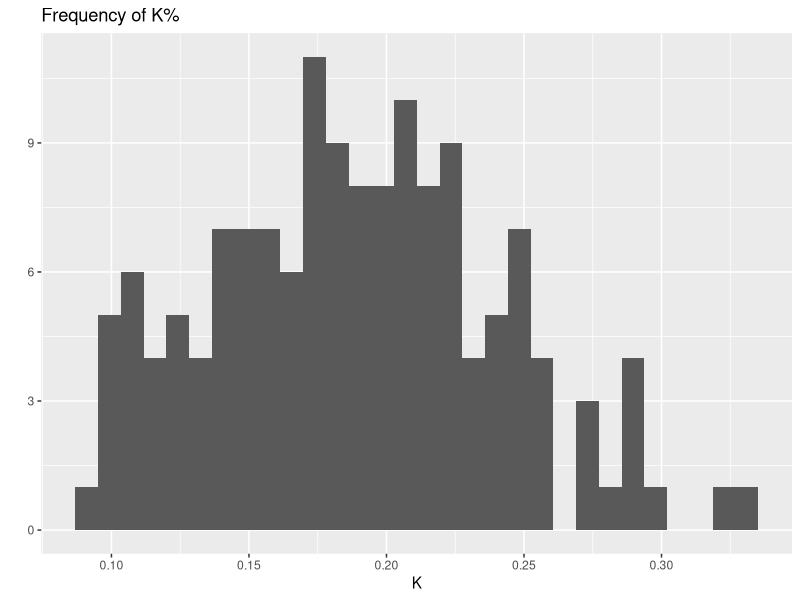
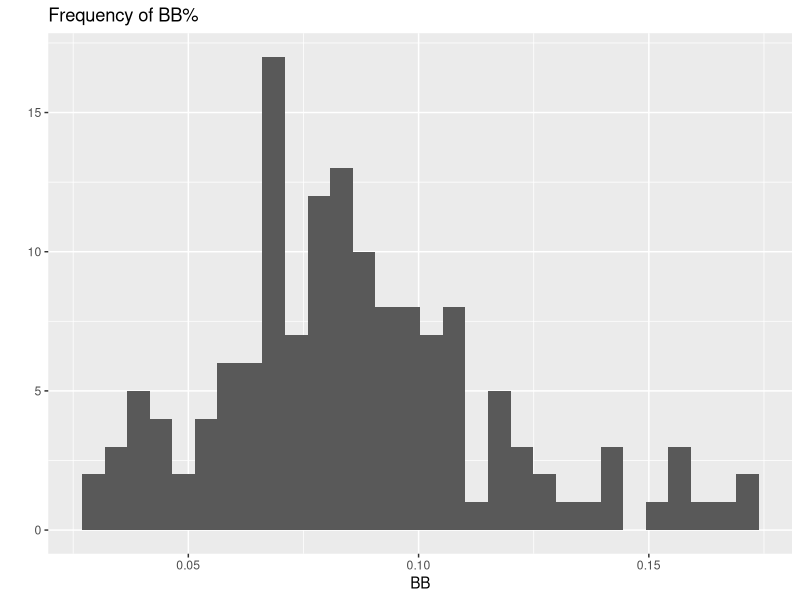
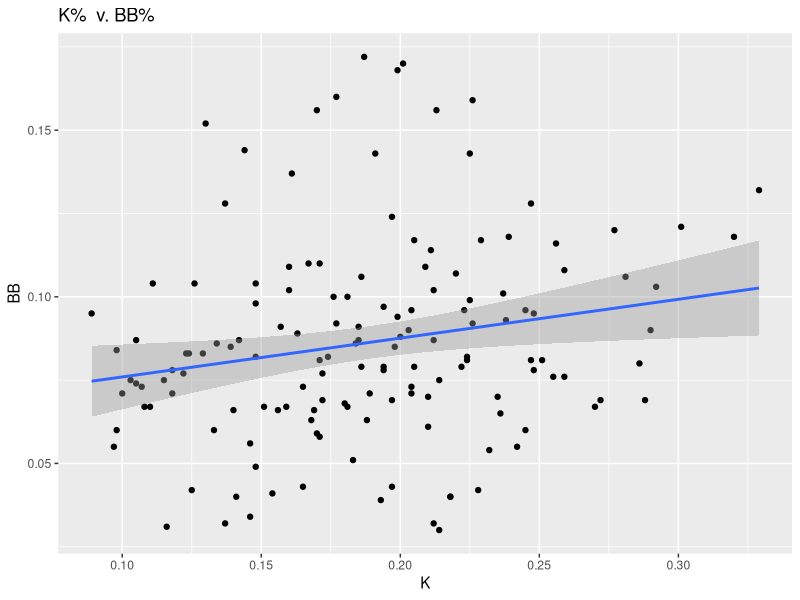
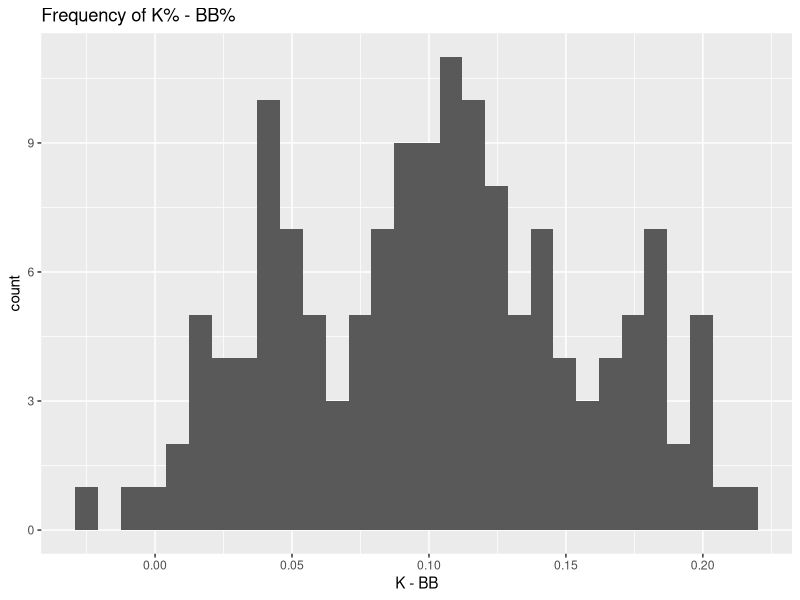
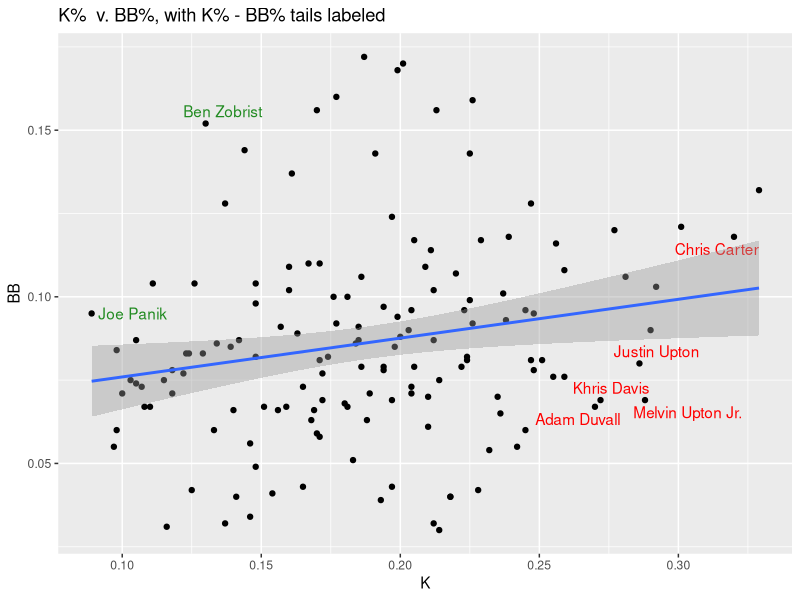
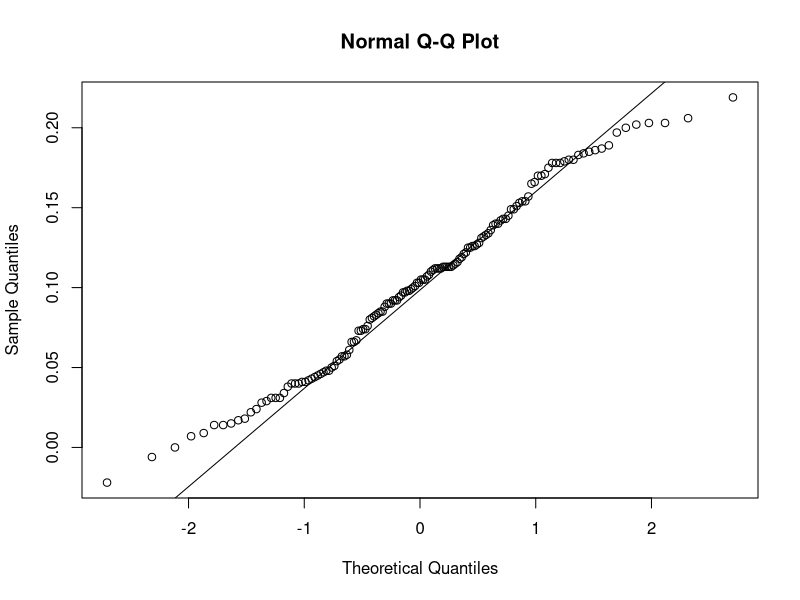
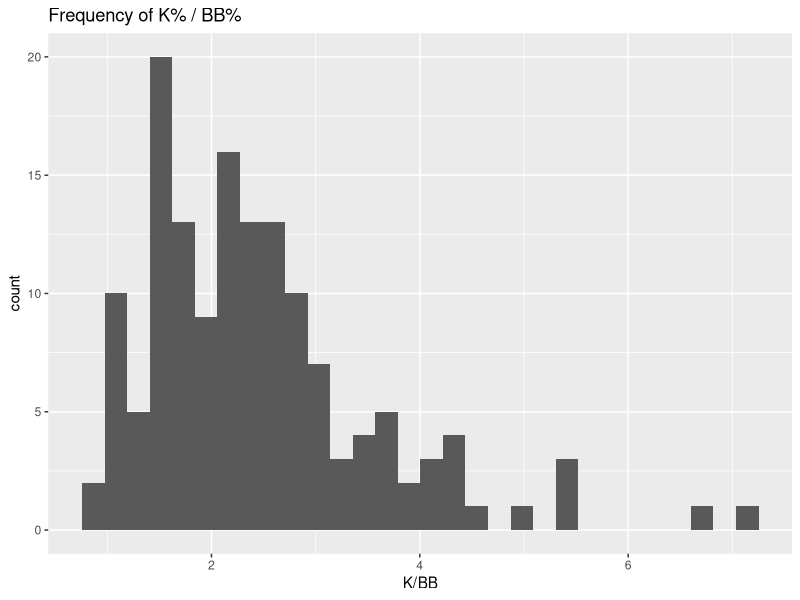
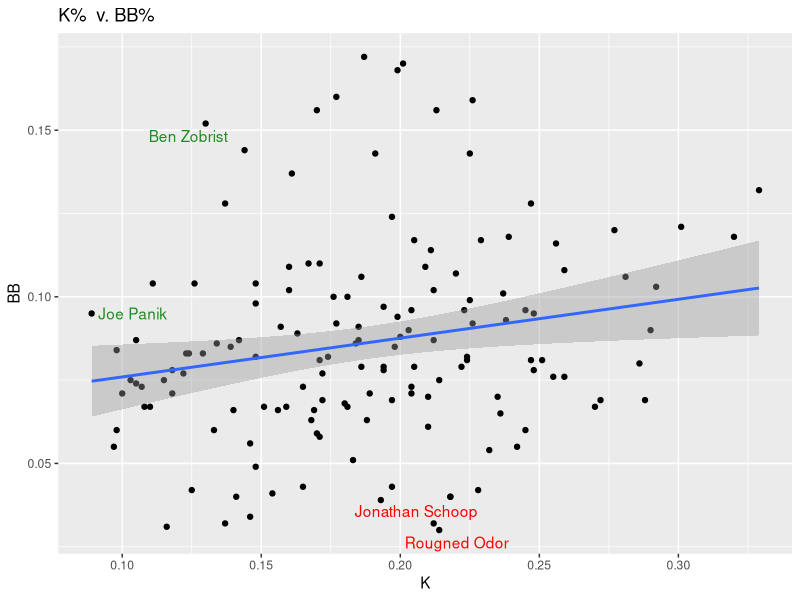

Generate these figures, in order, with R:
install.packages("ggplot2")
install.packages("GGally")
install.packages("ggrepel")
library(ggplot2)
library(GGally)
library(ggrepel)

install.packages("readxl")
library(readxl)

# colors
green = "#228B22"

plate.discipline.data = read_excel("discipline.xlsx")
attach(plate.discipline.data)

al.teams = c("Angels", "Astros", "Rangers", "Athletics", "Mariners",
             "Indians", "White Sox", "Tigers", "Twins", "Royals",
             "Yankees", "Red Sox", "Rays", "Blue Jays", "Orioles")

nl.teams = c("Dodgers", "Rockies", "Padres", "Giants", "Diamondbacks",
             "Cubs", "Cardinals", "Brewers", "Reds", "Pirates",
             "Nationals", "Mets", "Marlins", "Phillies", "Braves")


##### K and BB #####

# K hist
qplot(K, main = "Frequency of K%")
summary(K)

# BB hist
qplot(BB, main = "Frequency of BB%")
summary(BB)

# (K, BB) plot with linear regression line
qplot(K, BB, main = "K%  v. BB%") +
  geom_smooth(method=lm)

k.bb.reg = lm(BB~K)
summary(k.bb.reg)


# Compare by subtraction
ggplot(plate.discipline.data, aes(x = K - BB)) +
  geom_histogram() +
  ggtitle("Frequency of K% - BB%")

qplot(K, BB, main = "K%  v. BB%, with K% - BB% tails labeled") +
  geom_text_repel(aes(label=ifelse((K - BB)>0.20,as.character(Name),'')), color="red") +
  geom_text_repel(aes(label=ifelse((K - BB)<0.00,as.character(Name),'')), color=green) + 
  geom_smooth(method=lm)

k.bb.m.high = ifelse((K - BB)>0.20,as.character(Name),'')
k.bb.m.low = ifelse((K - BB)<0.00,as.character(Name),'')


qqnorm(K - BB)
qqline(K - BB)
summary(K - BB)

# Compare by ratio
ggplot(plate.discipline.data, aes(x = K / BB)) +
  geom_histogram() +
  ggtitle("Frequency of K% / BB%")

qplot(K, BB, main = "K%  v. BB%") +
  geom_text_repel(aes(label=ifelse((K / BB)>6,as.character(Name),'')), color="red") +
  geom_text_repel(aes(label=ifelse((K / BB)<1,as.character(Name),'')), color=green) + 
  geom_smooth(method=lm)

k_bb_r_low = ifelse((K / BB)>6,as.character(Name),'')
k_bb_r_high = ifelse((K / BB)<1,as.character(Name),'') 



qqnorm(K / BB)
qqline(K / BB)

# Compare hitters by League
ggplot(plate.discipline.data, aes(x = K, y = BB, color = Team %in% nl.teams)) + 
  geom_point() + 
  ggtitle("K%  v. BB% by League") + 
  scale_color_discrete(name = "League", labels = c("AL", "NL"))

al.hitters = subset(plate.discipline.data, Team %in% al.teams)
nl.hitters = subset(plate.discipline.data, Team %in% nl.teams)

# T test K vs. BB
t.test(al.hitters$K / al.hitters$BB, nl.hitters$K / nl.hitters$BB)
t.test(al.hitters$K - al.hitters$BB, nl.hitters$K - nl.hitters$BB)


##### Pairs #####
ggpairs(plate.discipline.data[-c(1,2,14)])


# K ~ Contact
contact.k.reg = lm(K ~ Contact)
summary(contact.k.reg)

ggplot(plate.discipline.data, aes(x = Contact, y = K)) + 
  geom_point() + 
  ggtitle("K% ~ Contact%") +
  labs(x="Contact%",y="K%") + 
  geom_text_repel(aes(label=ifelse((contact.k.reg$residuals)>0.05,as.character(Name),'')), color = "blue") +
  geom_text_repel(aes(label=ifelse((contact.k.reg$residuals)<(-0.05),as.character(Name),'')), color = "orange") +
  geom_text_repel(aes(label=ifelse(Name %in% k.bb.m.low,as.character(Name),'')), color = green) +
  geom_text_repel(aes(label=ifelse(Name %in% k.bb.m.high,as.character(Name),'')), color = "red") +
  geom_smooth(method=lm)

pos_contact_k_res = ifelse((contact.k.reg$residuals)>0.05,as.character(Name),'')
neg_contact_K_res = ifelse((contact.k.reg$residuals)<(-0.05),as.character(Name),'')




# BB ~ Contact
contact.bb.reg = lm(BB ~ Contact)
summary(contact.bb.reg)

ggplot(plate.discipline.data, aes(x = Contact, y = BB)) + 
  geom_point() + 
  ggtitle("BB%  ~ Contact %") +
  labs(x="Contact",y="BB") + 
  geom_text_repel(aes(label=ifelse(Name %in% k.bb.m.low,as.character(Name),'')), color = green) +
  geom_text_repel(aes(label=ifelse(Name %in% k.bb.m.high,as.character(Name),'')), color = "red") +
  geom_text_repel(aes(label=ifelse(Name %in% pos_contact_k_res,as.character(Name),'')), color = "blue") + 
  geom_text_repel(aes(label=ifelse(Name %in% neg_contact_K_res,as.character(Name),'')), color = "orange") +
  geom_smooth(method=lm)


# (K-BB) ~ Contact

contact.k.bb.reg = lm((K-BB) ~ (Contact))
summary(contact.k.bb.reg)

ggplot(plate.discipline.data, aes(x = Contact, y = K - BB)) + 
  geom_point() + 
  ggtitle("(K% - BB%)  ~ Contact %") +
  labs(x = "Contact%", y="K% - BB%") + 
  geom_text_repel(aes(label=ifelse(Name %in% k.bb.m.low,as.character(Name),'')), color = green) +
  geom_text_repel(aes(label=ifelse(Name %in% k.bb.m.high,as.character(Name),'')), color = "red") +
  geom_text_repel(aes(label=ifelse(Name %in% pos_contact_k_res,as.character(Name),'')), color = "blue") + 
  geom_text_repel(aes(label=ifelse(Name %in% neg_contact_K_res,as.character(Name),'')), color = "orange") +
  geom_text_repel(aes(label=ifelse(abs(contact.k.bb.reg$residuals)>0.07,as.character(Name),''))) + 
  geom_smooth(method=lm)

pos.contact.k.bb.res = ifelse(contact.k.bb.reg$residuals>0.07,as.character(Name),'')
neg.contact.k.bb.res = ifelse(contact.k.bb.reg$residuals<(-0.07),as.character(Name),'')


# K ~ SwStr

swstr.k.reg = lm(K ~ SwStr)
summary(swstr.k.reg)

ggplot(plate.discipline.data, aes(x = SwStr, y = K)) + 
  geom_point() + 
  ggtitle("K%  ~ SwStr %") +
  labs(x="SwStr%",y="K%") + 
  geom_text_repel(aes(label=ifelse(Name %in% k.bb.m.low,as.character(Name),'')), color = green) +
  geom_text_repel(aes(label=ifelse(Name %in% k.bb.m.high,as.character(Name),'')), color = "red") +
  geom_text_repel(aes(label=ifelse(Name %in% pos.contact.k.bb.res,as.character(Name),'')), color = "blue") + 
  geom_text_repel(aes(label=ifelse(Name %in% neg.contact.k.bb.res,as.character(Name),'')), color = "orange") +
  geom_smooth(method=lm)



# BB ~ SwStr

swstr.bb.reg = lm(BB ~ SwStr)
summary(swstr.bb.reg)

ggplot(plate.discipline.data, aes(x = SwStr, y = BB)) + 
  geom_point() + 
  ggtitle("BB%  ~ SwStr %") +
  labs(x="SwStr%",y="BB%") + 
  geom_text_repel(aes(label=ifelse(Name %in% k.bb.m.low,as.character(Name),'')), color = green) +
  geom_text_repel(aes(label=ifelse(Name %in% k.bb.m.high,as.character(Name),'')), color = "red") +
  geom_text_repel(aes(label=ifelse(Name %in% pos.contact.k.bb.res,as.character(Name),'')), color = "blue") + 
  geom_text_repel(aes(label=ifelse(Name %in% neg.contact.k.bb.res,as.character(Name),'')), color = "orange")


# BB vs. F Strike 

fstrike.bb.reg = lm(BB ~ F.Strike)
summary(fstrike.bb.reg)

ggplot(plate.discipline.data, aes(x = F.Strike, y = BB)) + 
  geom_point() + 
  ggtitle("BB%  ~ F.Strike %") +
  labs(x="F.Strike%",y="BB%") + 
  geom_text_repel(aes(label=ifelse(Name %in% k.bb.m.low,as.character(Name),'')), color = green) +
  geom_text_repel(aes(label=ifelse(Name %in% k.bb.m.high,as.character(Name),'')), color = "red") +
  geom_smooth(method=lm)

# BB vs. Swing

swing.bb.reg = lm(BB ~ Swing)
summary(swing.bb.reg)

ggplot(plate.discipline.data, aes(x = Swing, y = BB)) + 
  geom_point() + 
  ggtitle("BB%  ~ Swing %") +
  labs(x="Swing%",y="BB%") + 
  geom_text_repel(aes(label=ifelse(Name %in% k.bb.m.low,as.character(Name),'')), color = green) +
  geom_text_repel(aes(label=ifelse(Name %in% k.bb.m.high,as.character(Name),'')), color = "red") +
  geom_smooth(method=lm)

# BB vs. O.Swing

oswing.bb.reg = lm(BB ~ O.Swing)
summary(oswing.bb.reg)

ggplot(plate.discipline.data, aes(x = O.Swing, y = BB)) + 
  geom_point() + 
  ggtitle("BB%  ~ O.Swing %") +
  labs(x="O.Swing%",y="BB%") + 
  geom_text_repel(aes(label=ifelse(Name %in% k.bb.m.low,as.character(Name),'')), color = green) +
  geom_text_repel(aes(label=ifelse(Name %in% k.bb.m.high,as.character(Name),'')), color = "red") +
  geom_smooth(method=lm)


